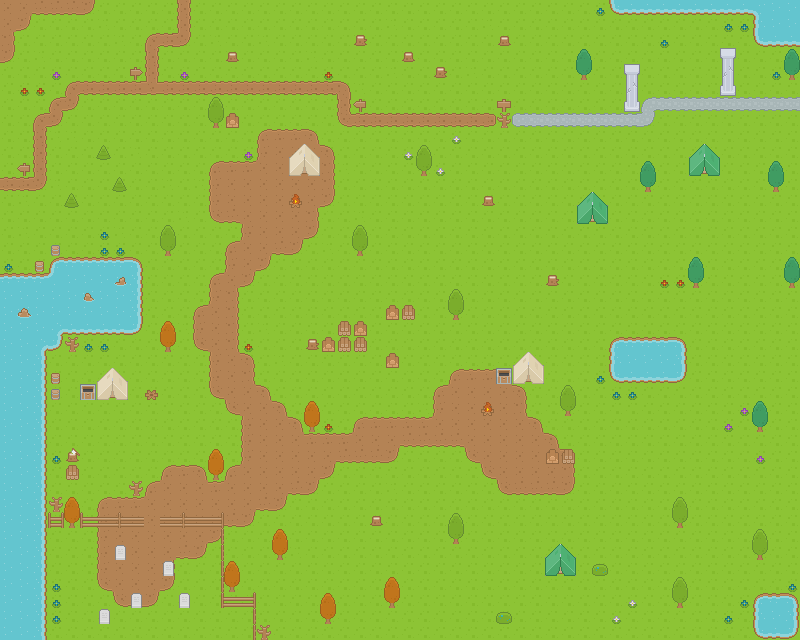

A 2D game scene composited from a Tiled map and its tileset images. What follows is a short description and the map's XML, with each tile layer's data collapsed to a summary:
An orthogonal 50x40 tile map with 16x16 px tiles, 3 tile layers (backgroundLayer, foregroundLayer, blockedLayer), 1 hidden layer not drawn.

<map version="1.0" tiledversion="1.0.2" orientation="orthogonal" renderorder="right-down" width="50" height="40" tilewidth="16" tileheight="16" nextobjectid="1">
 <tileset firstgid="1" name="tiles" tilewidth="16" tileheight="16" spacing="1" tilecount="1767" columns="57">
  <image source="../spritesheets/world.png" width="968" height="526" />
 </tileset>
 <layer name="backgroundLayer" width="50" height="40">
  <data>[2000 cells, 2000 non-empty, 1 distinct tile ids]</data>
 </layer>
 <layer name="foregroundLayer" width="50" height="40">
  <data>[2000 cells, 382 non-empty, 27 distinct tile ids]</data>
 </layer>
 <layer name="blockedLayer" width="50" height="40">
  <data>[2000 cells, 290 non-empty, 56 distinct tile ids]</data>
 </layer>
 <layer name="objectsLayer" width="50" height="40" visible="0">
  <data>[2000 cells, 4 non-empty, 1 distinct tile ids]</data>
 </layer>
</map>
